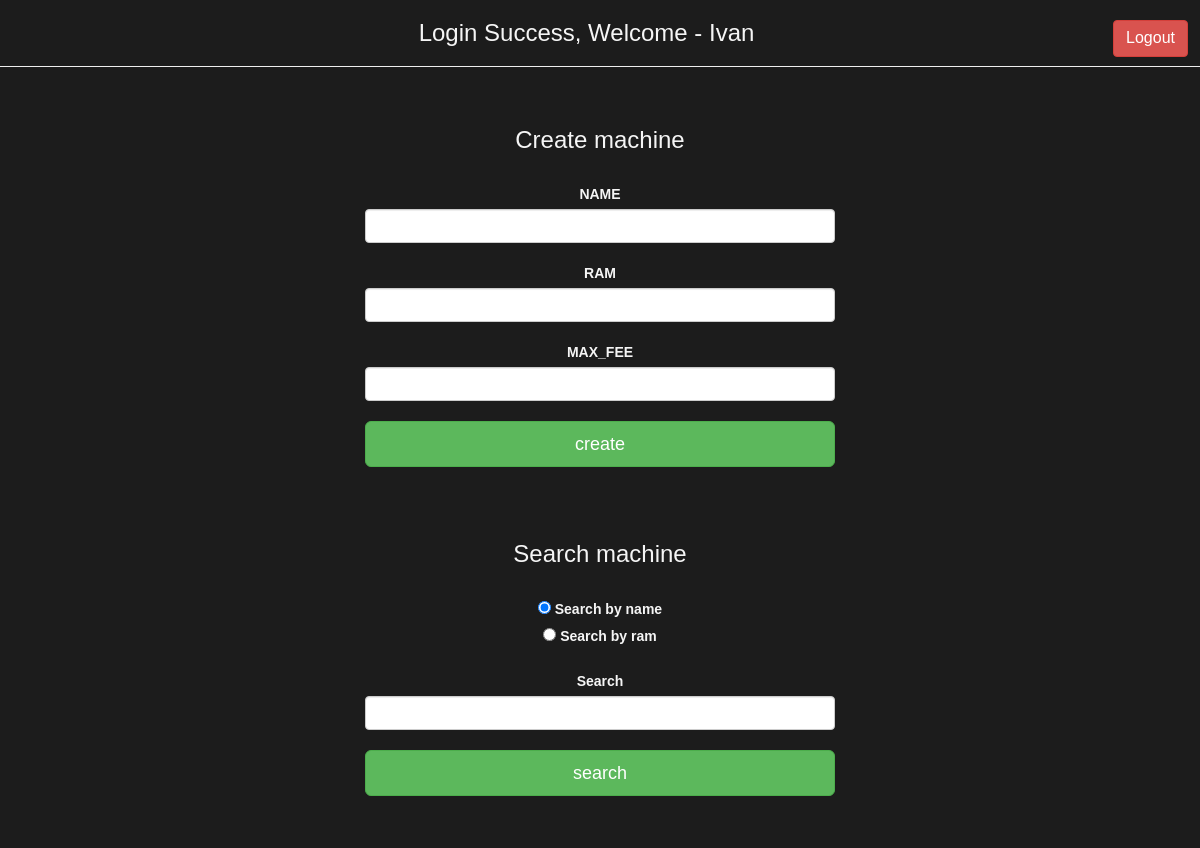
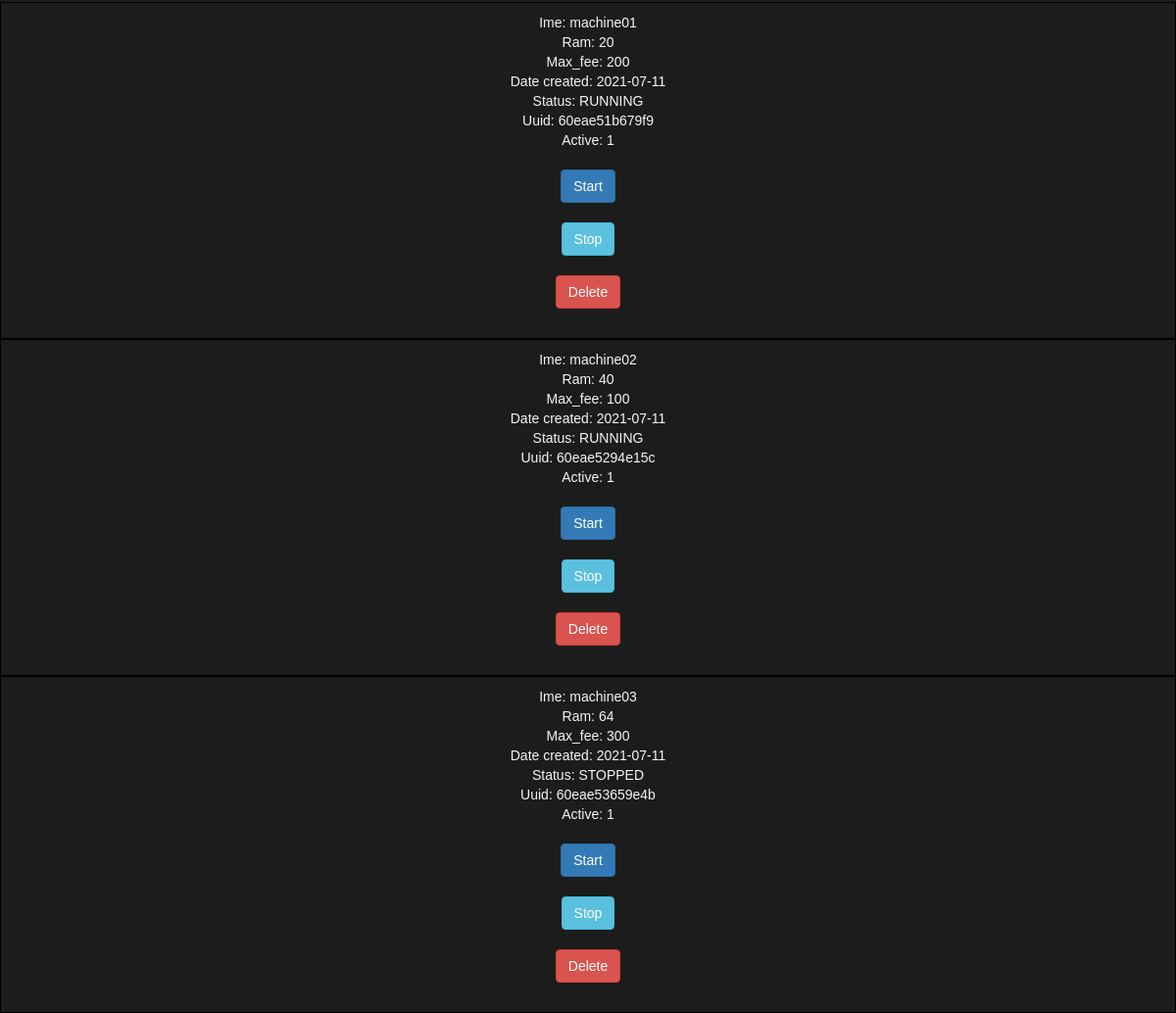
The app's page /dashboard.php (signed in) with its own data (2 pictures, top to bottom).
### tables this page shows
CREATE TABLE `masina` (
  `id` int(11) NOT NULL,
  `uuid` varchar(100) NOT NULL,
  `name` varchar(100) NOT NULL,
  `status` enum('STOPPED','RUNNING','','') NOT NULL,
  `createdAt` date NOT NULL,
  `active` tinyint(4) NOT NULL,
  `ram` int(11) NOT NULL,
  `max_fee` double DEFAULT NULL
);

### dashboard.php (the view, shortened to what this page needs)
<?php
require_once "db/connection.php";
?>
<?php
if(isset($_SESSION["username"])) {
    echo '<a href="logout.php" id="logout" class="btn btn-danger">Logout</a>';
    echo '<h3 align="center" id="welcome">Login Success, Welcome - '.$_SESSION["username"].'</h3>';
    echo "<hr>";
} else {
    header("location:login.php");
}
?>
<!DOCTYPE html>
<html>
<head>
    <link rel="stylesheet" href="https://maxcdn.bootstrapcdn.com/bootstrap/3.3.6/css/bootstrap.min.css" />
    <link rel="stylesheet" type="text/css" href="css/main.css">
</head>
<body>
<br />
<div class="omotac">
<div class="container" style="width:500px;">
    <h3 align="">Create machine</h3><br />
    <form method="post">
        <label for="prvi">NAME</label>
        <input type="text" name="name" class="form-control" id="prvi" />
        <br />
        <label for="drugi">RAM</label>
        <input type="number" name="ram" class="form-control" id="drugi" />
        <br />
        <label for="treci">MAX_FEE</label>
        <input type="number" name="max_fee" class="form-control" id="treci" />
        <br />
        <input type="submit" name="create" class="btn btn-success btn-lg btn-block" value="create" />
    </form>
    <br>
</div>
<br />
<div class="container" style="width:500px;">
    <h3 style="text-align: center">Search machine</h3><br />
    <form  method="post">
        <input type="radio"  name="searchBy"  value="name" checked>
        <label >Search by name</label><br>
        <input type="radio"  name="searchBy"  value="ram" >
        <label  >Search by ram</label><br><br>
        <label for="sr" >Search</label>
        <input type="text" name="search" class="form-control" id="sr" />
        <br />
        <input type="submit" name="sub" class="btn btn-success btn-lg btn-block" value="search" />
    </form>
    <br>
</div>
<br />
<?php
if (isset($str) && !empty($str)) {
    $src = str_replace(array(':', '-', '/', '*',';','(',')','%'), '', $str);
    if(isset($type)) {
        $stmt = $konekcija->prepare("SELECT * FROM masina WHERE $type LIKE :search ");
    }
    $param = [
        'search' => "%" . $src . "%"
    ];
}
else {
    $stmt =  $konekcija->prepare("SELECT * FROM masina");
    $param = [];
}
$stmt->execute($param);
$listam = $stmt->fetchAll();
foreach($listam  as $masina) {
    echo '<div class="masina">';
    echo "<li>" ."Ime: " . $masina['name'] . "</li>";
    echo "<li>" . "Ram: ". $masina['ram'] . "</li>";
    echo "<li>" . "Max_fee: " .$masina['max_fee'] . "</li>";
    echo "<li>" . "Date created: " .$masina['createdAt'] . "</li>";
    echo "<li>" . "Status: " .$masina['status'] . "</li>";
    echo "<li>" . "Uuid: " .$masina['uuid'] . "</li>";
    echo "<li>" . "Active: " .$masina['active'] . "</li>"."<br>";
    echo "<a href=\"start.php?id={$masina['id']}\" . class='btn btn-primary'>Start</a>"."<br>"."<br>";
    echo "<a href=\"stop.php?id={$masina['id']}\" . class='btn btn-info'>Stop</a>"."<br>"."<br>";
    echo "<a href=\"delete.php?id={$masina['id']}\" . class='btn btn-danger'>Delete</a>"."<br>"."<br>";
    echo '</div> ';
}
?>
</div>
</body>
</html>

### css/main.css (style rules this page uses)
#logout { float: right; font-size: medium; margin-right: 1%; }
.masina { border: 1px solid black; padding: 10px; list-style: none; }
body { font-family: Arial, Helvetica, sans-serif; background: #1c1c1c ; color: whitesmoke; text-align: center; }
#welcome { margin-left: 5%; }

### records on screen
masina: name "machine01", ram "20", max_fee "200", createdAt "2021-07-11", status "RUNNING", uuid "60eae51b679f9", active "1"
masina: name "machine02", ram "40", max_fee "100", createdAt "2021-07-11", status "RUNNING", uuid "60eae5294e15c", active "1"
masina: name "machine03", ram "64", max_fee "300", createdAt "2021-07-11", status "STOPPED", uuid "60eae53659e4b", active "1"

### other values on screen
$_SESSION["username"] "Ivan"
